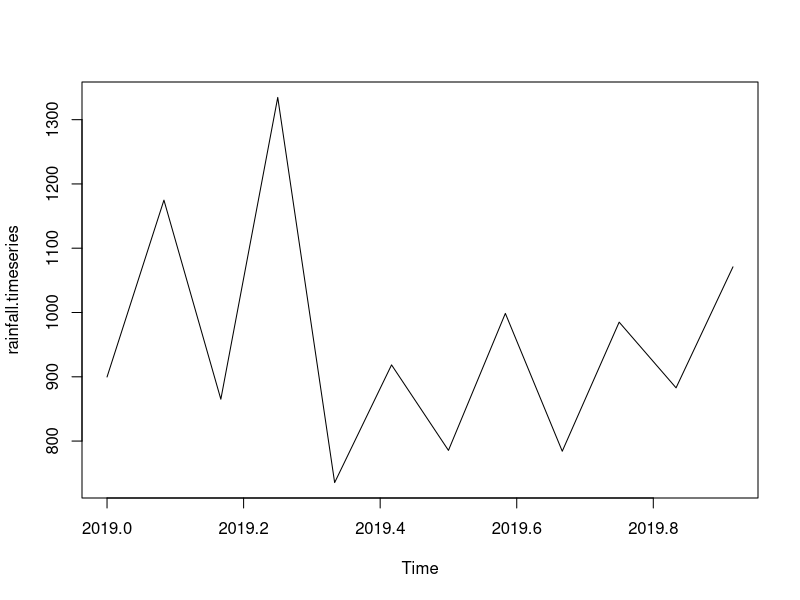

The R script that drew this image:
rainfall <- c(899.7,1174.8,865.1,1334.6,735.4,918.5,785.5,998.6,784.2,985,882.8,1071)
ts(rainfall,start = c(2019,1),frequency = 12) -> rainfall.timeseries
print(rainfall.timeseries)
plot(rainfall.timeseries)




